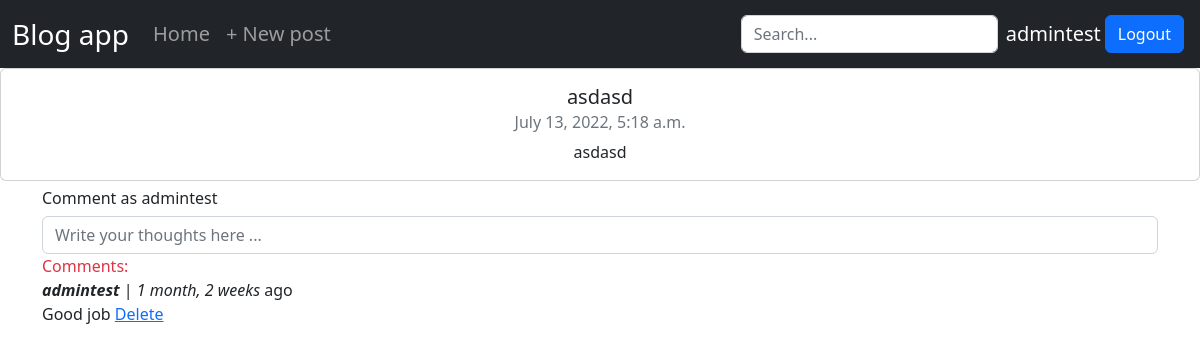
Screenshot of /post_list/9/ (signed in) with the database file from the repository.
### base/models.py (models this page shows, shortened)
class Post(models.Model):
    topic = models.ForeignKey(Topic,null=True,on_delete=models.SET_NULL)
    title = models.CharField(max_length=150)
    body = models.TextField()
    author = models.ForeignKey(
        User,
        on_delete= models.CASCADE,
    )
    timeUpdated = models.DateTimeField(auto_now_add=True)
    timeCreated = models.DateTimeField(auto_created=True,auto_now_add=True)
    class Meta:
        ordering = ('-timeUpdated','-timeCreated')

class Comment(models.Model):
    post = models.ForeignKey(
        Post,
        on_delete=models.CASCADE,
        related_name='comments'
    )
    author = models.ForeignKey(
        User,
        on_delete=models.CASCADE,
    )
    body = models.TextField(max_length=250)
    timeCreated = models.DateTimeField(auto_created=True,auto_now_add=True)
    class Meta:
        ordering = ('-timeCreated',)

### base/views.py (the view, shortened to what this page needs)
# urls.py: path('post_list/<str:pk>/',views.post_detail,name='post_details'),
def post_detail(request,pk):
    post = Post.objects.get(id=pk)
    post_comments = post.comments.all()
    context = {'post':post,'comments':post_comments}
    return render(request,'base/post_details.html',context)

### base/templates/base/post_details.html (shortened to what this page needs)
{% extends 'base.html' %}
{% block content %}
    <div class="card" style="width: 100%;">
        <div class="card-body text-center">
            <h5 class="card-title">{{post.title}}</h5>
            <h6 class="card-subtitle mb-2 text-muted">{{post.timeCreated}}</h6>
            <p class="card-text">{{post.body}}</p>
        </div>
    </div>
    {% if user.is_authenticated %}
    <div class="comment-form container mt-2">
        <h6>Comment as {{user.username}}</h6>
        <form action="" method="POST">
            <input type="text" class="form-control" name="body" placeholder="Write your thoughts here ...">
        </form>
    </div>
    {% endif %}
    <div class="comment-container container">
        <span class="text-danger">Comments: </span>
            {% for comment in comments %}
                <p><span class="fst-italic fw-bold">{{comment.author}}</span> | <span class="fst-italic">{{comment.timeCreated|timesince}}</span> ago<br>
                {{comment.body}}
                {% if comment.author == request.user %}
                <a href="{% url 'comment_delete' comment.id %}">Delete</a>
                {% endif %}
                </p>
            {% endfor %}
    </div>
{% endblock %}

### templates/navbar.html (shortened to what this page needs)
<nav class="navbar navbar-expand-lg navbar-dark bg-dark">
    <div class="container-fluid">
        <a class="navbar-brand fs-3" href="#">Blog app</a>
        <div class="collapse navbar-collapse fs-5" id="navbarNav">
            <ul class="navbar-nav me-auto mb-2 mb-lg-0">
                <li class="nav-item">
                    <a class="nav-link" href="{% url 'post_list' %}">Home</a>
                </li>
                {% if request.user.is_authenticated %}
                <li class="nav-item">
                    <a class="nav-link " href="{% url 'post_create' %}">+ New post</a>
                </li>
                {% endif %}
            </ul>
            <div class="d-flex p-1 justify-content-end">
                <form class="d-flex" role="search" method="GET" action="{% url 'post_list' %}">
                    <input class="form-control me-2" name="q" type="search" placeholder="Search..." aria-label="Search">
                </form>
                {% if request.user.is_authenticated %}
                    <span class="text-white fs-5 mt-1">{{user.username}}</span>
                    <a class="btn btn-primary ms-1" href="{% url 'logout' %}">Logout</a>
                {% else %}
                    <a class="btn btn-secondary ms-1" href="{% url 'login' %}">Login</a>
                    <a class="btn btn-primary ms-1" href="{% url 'signup' %}">Signup</a>
                {% endif %}
            </div>
        </div>
    </div>
</nav>

### rows the page displays
Post: title "asdasd", timeCreated "July 13, 2022, 5:18 a.m.", body "asdasd"
Comment: author "admintest", timeCreated "1 month, 2 weeks", body "Good job", shows "Delete"

### other values shown
{{ user.username }} "admintest"
